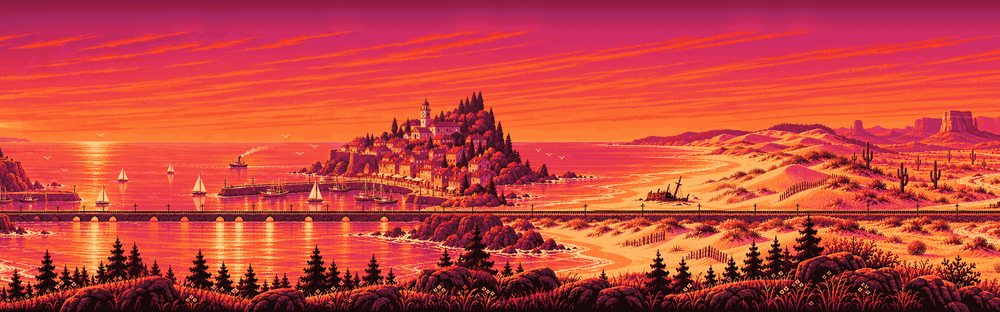
#> input picture art/wallpaper/fallback.png, 1000 x 312 px, shrunk from 3840 x 1200 before the run
$ python remove-sun.py fallback.png out.png
#> lines starting #> are read from the running program, lines starting #| are printed output that depends on the picture
#!/usr/bin/env python3
# Copyright (C) 2026 Artur Yakymenko
# SPDX-License-Identifier: GPL-3.0-or-later
"""Paint the sun disc out of a panel: every row of the disc is refilled by interpolating between
the sky just left and right of it (the sky is horizontal bands, so this keeps bands and clouds).

  python3 art/wallpaper/remove-sun.py <in.png> <out.png> [--x 290 --y 245 --r 60]
Without --x/--y the brightest blob in the upper half is taken as the sun."""
import argparse

import numpy as np
from PIL import Image


def main():
    p = argparse.ArgumentParser(description=__doc__)
    p.add_argument('src')
    p.add_argument('out')
    p.add_argument('--x', type=int)
    p.add_argument('--y', type=int)
    p.add_argument('--r', type=int, default=0, help='radius; default = measured + margin')
    p.add_argument('--bright', type=float, default=200, help='mean RGB above which a disc pixel is sun')
    p.add_argument('--grow', type=int, default=3, help='pixels of soft edge taken in around the disc')
    a = p.parse_args()
    img = np.asarray(Image.open(a.src).convert('RGB')).astype(np.float32)
    h, w = img.shape[:2]
#> h = 312; w = 1000
    lum = img.mean(axis=2)
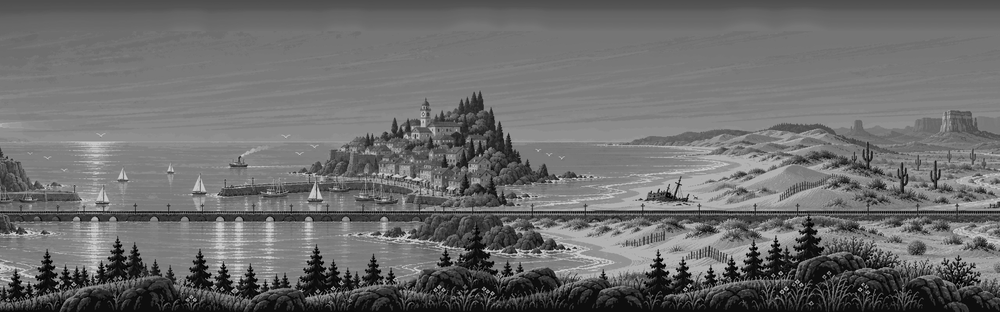
#> lum: shape (312, 1000) float32; min 0, max 219, mean 108.7
    if a.x is None or a.y is None:
        top = lum[: h // 2]
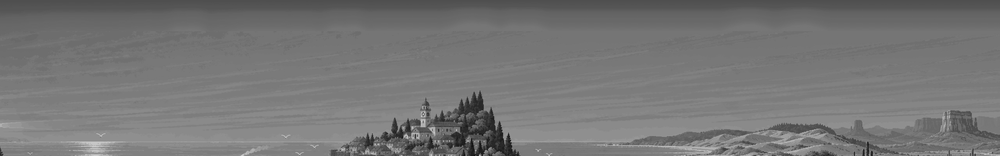
#> top: shape (156, 1000) float32; min 13.33, max 207, mean 118
        ys, xs = np.nonzero(top > np.percentile(top, 99.7))
#> ys = 463 values from 111 to 155; xs = 463 values, max 999 at index 462, min 0 at index 21, mean 357.8
        cy, cx = int(np.median(ys)), int(np.median(xs))
#> cy = 146; cx = 299
    else:
        cx, cy = a.x, a.y
    r = a.r
    if not r:                                           # grow until the ring is no longer bright
        base = np.median(lum[max(0, cy - 120):cy + 120, max(0, cx - 220):max(1, cx - 160)])
#> base = 128.3
        r = 10
        while r < 150:
            ang = np.linspace(0, 2 * np.pi, 64, endpoint=False)
            ring = lum[np.clip((cy + r * np.sin(ang)).astype(int), 0, h - 1), np.clip((cx + r * np.cos(ang)).astype(int), 0, w - 1)]
            if np.median(ring) < base + 40:
                break
            r += 2
#> after the loop, r = 10
        r += 8
#> r = 18
    # Only the disc's own bright pixels are replaced; hills or clouds in front of it stay.
    yy, xx = np.mgrid[0:h, 0:w]
    disc = ((xx - cx) ** 2 + (yy - cy) ** 2 <= r * r) & (lum > a.bright)
#> disc: shape (312, 1000) bool; every value is 0
    for _ in range(a.grow):                             # take in the soft edge of the disc
        grown = disc.copy()
        grown[1:] |= disc[:-1]; grown[:-1] |= disc[1:]; grown[:, 1:] |= disc[:, :-1]; grown[:, :-1] |= disc[:, 1:]
        disc = grown & ((xx - cx) ** 2 + (yy - cy) ** 2 <= (r + a.grow) ** 2) & (lum > a.bright - 45)
    out = img.copy()
    for y in np.unique(np.nonzero(disc)[0]):
        row = disc[y]
        x = 0
        while x < w:
            if not row[x]:
                x += 1
                continue
            x0 = x
            while x < w and row[x]:
                x += 1
            left, right = img[y, max(0, x0 - 3)], img[y, min(w - 1, x + 2)]
            for i in range(x0, x):
                t = (i - x0 + 1) / (x - x0 + 1)
                out[y, i] = left * (1 - t) + right * t
#> this loop made 0 passes
    Image.fromarray(out.round().astype(np.uint8)).save(a.out)
    print(f'sun at ({cx}, {cy}) r={r} removed -> {a.out}')
#| sun at (299, 146) r=18 removed -> out.png


if __name__ == '__main__':
    main()
